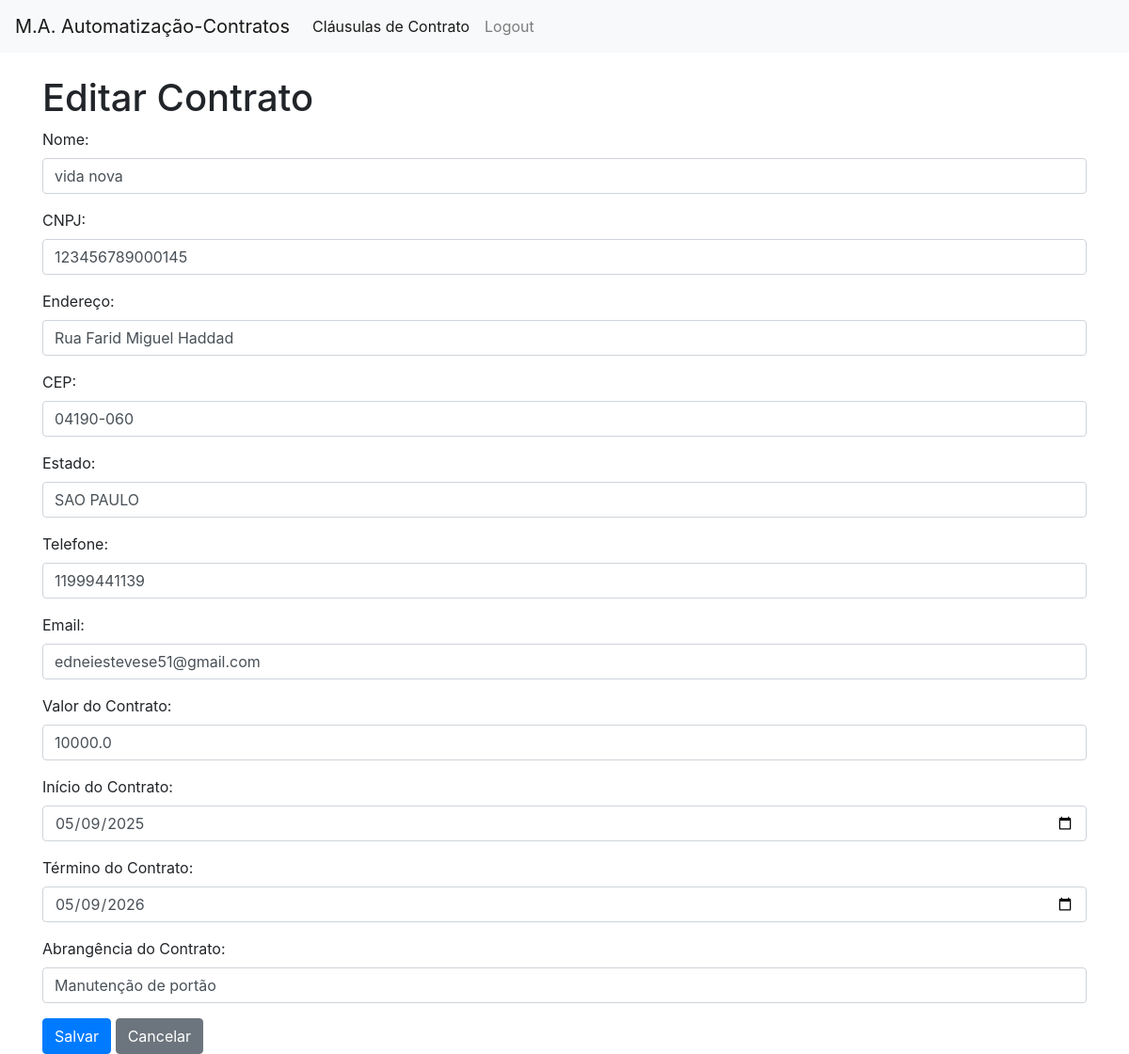
Page /edit/1 (signed in) on the committed database.
### app.py (models this page shows)
class ContratCond(db.Model):
    id = db.Column(db.Integer, primary_key=True)
    created = db.Column(db.DateTime, default=datetime.datetime.utcnow)
    nome = db.Column(db.String(200), nullable=False)
    cnpj = db.Column(db.String(14), unique=True, nullable=False)
    endereco = db.Column(db.String(200), nullable=False)
    cep = db.Column(db.String(200), nullable=False)
    estado = db.Column(db.String(200), nullable=False)
    telefone = db.Column(db.String(200), nullable=False)
    email = db.Column(db.String(200), nullable=False)
    valor_contrato = db.Column(db.Float, nullable=False)
    inicio_contrato = db.Column(db.String(200), nullable=False)
    termino_contrato = db.Column(db.String(200))
    abrangencia_contrato = db.Column(db.String(200), nullable=False)

### app.py (the view, shortened to what this page needs)
@app.route('/edit/<int:id>', methods=['GET', 'POST'])
@login_required
def edit(id):
    contrato = ContratCond.query.get_or_404(id)
    return render_template('edit.html', contrato=contrato)

### app.py (called while the page is built)
@login_manager.user_loader
def load_user(user_id):
    try:
        return User.query.get(int(user_id))
    except ValueError:
        return None

### templates/edit.html (shortened to what this page needs)
{% extends 'base.html' %}
{% block content %}
  <h1>Editar Contrato</h1>
  <form method="POST">
    <div class="form-group">
      <label for="nome">Nome:</label>
      <input type="text" class="form-control" id="nome" name="nome" value="{{ contrato.nome }}" required>
    </div>
    <div class="form-group">
      <label for="cnpj">CNPJ:</label>
      <input type="text" class="form-control" id="cnpj" name="cnpj" value="{{ contrato.cnpj }}" required>
    </div>
    <div class="form-group">
      <label for="endereco">Endereço:</label>
      <input type="text" class="form-control" id="endereco" name="endereco" value="{{ contrato.endereco }}" required>
    </div>
    <div class="form-group">
      <label for="cep">CEP:</label>
      <input type="text" class="form-control" id="cep" name="cep" value="{{ contrato.cep }}" required>
    </div>
    <div class="form-group">
      <label for="estado">Estado:</label>
      <input type="text" class="form-control" id="estado" name="estado" value="{{ contrato.estado }}" required>
    </div>
    <div class="form-group">
      <label for="telefone">Telefone:</label>
      <input type="text" class="form-control" id="telefone" name="telefone" value="{{ contrato.telefone }}" required>
    </div>
    <div class="form-group">
      <label for="email">Email:</label>
      <input type="email" class="form-control" id="email" name="email" value="{{ contrato.email }}" required>
    </div>
    <div class="form-group">
      <label for="valor_contrato">Valor do Contrato:</label>
      <input type="number" class="form-control" id="valor_contrato" name="valor_contrato" value="{{ contrato.valor_contrato }}" required>
    </div>
    <div class="form-group">
      <label for="inicio_contrato">Início do Contrato:</label>
      <input type="date" class="form-control" id="inicio_contrato" name="inicio_contrato" value="{{ contrato.inicio_contrato }}" required>
    </div>
    <div class="form-group">
      <label for="termino_contrato">Término do Contrato:</label>
      <input type="date" class="form-control" id="termino_contrato" name="termino_contrato" value="{{ contrato.termino_contrato }}">
    </div>
    <div class="form-group">
      <label for="abrangencia_contrato">Abrangência do Contrato:</label>
      <input type="text" class="form-control" id="abrangencia_contrato" name="abrangencia_contrato" value="{{ contrato.abrangencia_contrato }}" required>
    </div>
    <button type="submit" class="btn btn-primary" onclick="return confirm('Tem certeza que deseja salvar as alterações?')">Salvar</button>
    <a href="{{ url_for('index') }}" class="btn btn-secondary">Cancelar</a>
  </form>
{% endblock %}

### rows in the picture
ContratCond: nome "vida nova", cnpj "123456789000145", endereco "Rua Farid Miguel Haddad", cep "04190-060", estado "SAO PAULO", telefone "11999441139", email "edneiestevese51@gmail.com", valor_contrato "10000.0", inicio_contrato "05/09/2025", termino_contrato "05/09/2026", abrangencia_contrato "Manutenção de portão"
